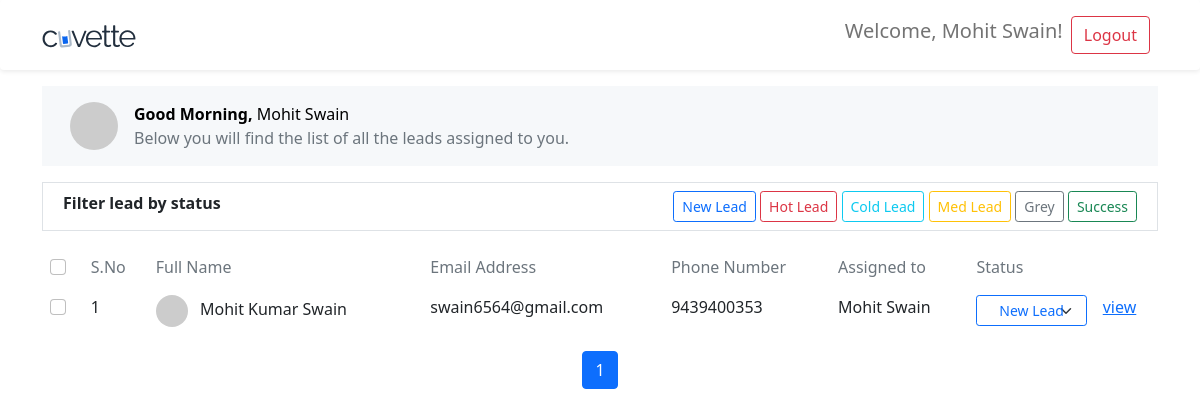
The app's page /dashboard (signed in), older data.
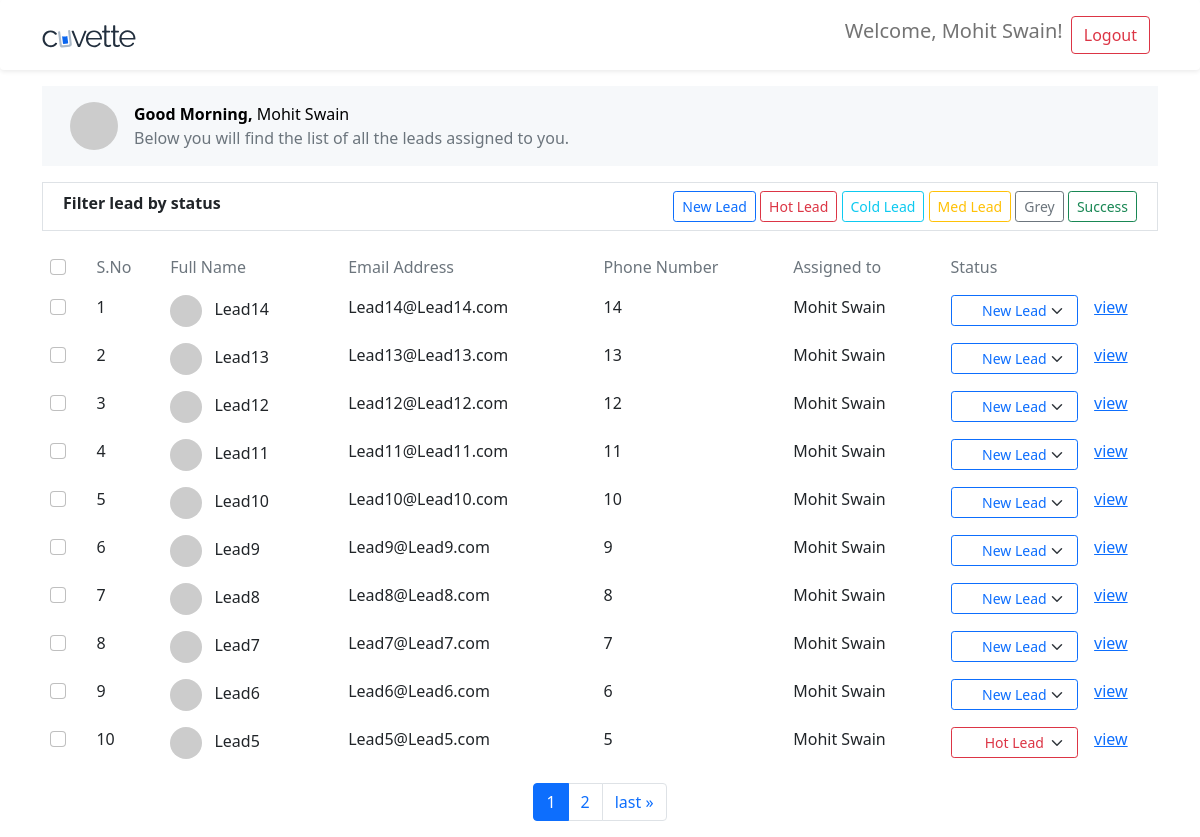
The same page, newer data.
### authentication/models.py (models this page shows, shortened)
class User(AbstractUser):
  username = None
  first_name = models.CharField('first name', max_length=150)
  last_name = models.CharField('last name', max_length=150)
  email = models.EmailField('email address', unique=True)
  phone_number = models.DecimalField('Phone no',max_digits=10,decimal_places=0,null=True,blank=True)
  is_approved = models.BooleanField(default=False)
  SALES_ADMIN = 'SA'
  SALES_REPRESENTATIVE = 'SR'
  USER_TYPES = [
    (SALES_ADMIN,'Sales Admin'),
    (SALES_REPRESENTATIVE,'Sales Representative')
  ]
  user_type = models.CharField(max_length=2,choices=USER_TYPES,default=SALES_REPRESENTATIVE)
  manager_id = models.ForeignKey('self',
                                  on_delete=models.SET_NULL,
                                  null=True,
                                  blank=True,
                                  help_text='Only Sales Admin'
                                )
  profile = models.ImageField(null=True,blank=True)
  objects = MyUserManager()
  USERNAME_FIELD = 'email'
  REQUIRED_FIELDS = ['first_name','last_name']

class Lead(models.Model):
  created_at = models.DateTimeField(auto_now_add=True)
  updated_at = models.DateTimeField(auto_now=True)
  name = models.CharField(max_length=150)
  email = models.EmailField(
      max_length=255,
      unique=True,
  )
  phone_number = models.DecimalField(max_digits=10,decimal_places=0)
  HOT = 'HOT'
  COLD = 'COLD'
  MEDIUM = 'MED'
  GREY = 'GREY'
  SUCCESS = 'SUCC'
  LEAD_STATE = [
    (HOT, 'hot'),
    (COLD,'cold'),
    (MEDIUM,'medium'),
    (GREY,'grey'),
    (SUCCESS,'success')
  ]
  state = models.CharField(max_length=4,choices=LEAD_STATE,null=True,blank=True)
  user_id = models.ForeignKey(User,on_delete=models.SET_NULL,null=True,blank=True,help_text='Only Sales Representative')

### authentication/views.py (the view)
# urls.py: path('dashboard',views.dashboard,name='dashboard'),
@login_required(login_url=reverse_lazy('login'))
def dashboard(request):
  leads = Lead.objects.filter(user_id=request.user.id).order_by('-created_at')
  filter = request.GET.get('filter')
  if filter:
    if filter == 'NEW':
      leads = leads.filter(state__isnull = True)
    else:
      leads = leads.filter(state=filter)
  p = Paginator(leads,10)
  page_number = request.GET.get('page')
  p_leads = p.get_page(page_number)
  status_text = {
    Lead.HOT : 'Hot Lead',
    Lead.COLD : 'Cold Lead',
    Lead.MEDIUM : 'Med Lead',
    Lead.GREY : 'Grey',
    Lead.SUCCESS: 'Success'
  }
  status_bootstrap_color = {
    Lead.HOT : 'danger',
    Lead.COLD : 'info',
    Lead.MEDIUM : 'warning',
    Lead.GREY : 'secondary',
    Lead.SUCCESS: 'success',
  }
  context = {
    'leads' : p_leads,
    'status_text' : status_text,
    'status_bootstrap_color' : status_bootstrap_color
  }
  return render(request,'dashboard.html',context)

### authentication/templatetags/helper_tags.py (called while the page is built)
@register.filter(name='get_value')
def get_value(dictionary, key):
  return dictionary.get(key)

### authentication/templates/dashboard.html (shortened to what this page needs)
{% extends 'base.html' %} {% load static %} {% load helper_tags %}
{%block title%}Dashboard{%endblock%} {%block navBar%} {{ block.super }}
{%endblock%} {%block content%}
<div class="container">
	<div class="container-fluid my-3" style="background-color: #f6f8fa">
		<div class="p-3 d-flex flex-row">
			<div style="height: 48px">
				<img
					src="https://i.pravatar.cc/50"
					alt=""
					srcset=""
					class="h-100 rounded-circle"
				/>
			</div>
			<div class="px-3">
				<div class="text-black">
					<span class="fw-bold"> Good Morning,</span>
					{{ user.get_full_name | title}}
				</div>
				<div class="text-secondary">
					Below you will find the list of all the leads assigned to you.
				</div>
			</div>
		</div>
	</div>
	<div class="container-fluid my-3 border">
		<div class="p-2 d-flex flex-row">
			<div class="fw-bold">Filter lead by status</div>
			<div class="ms-auto">
				{% if request.GET.filter == 'NEW' %}
				<a href="?filter=" class="text-decoration-none">
					<button type="button" class="btn btn-outline-primary btn-sm active">
						New Lead
					</button>
				</a>
				{% else %}
				<a href="?filter=NEW" class="text-decoration-none">
					<button type="button" class="btn btn-outline-primary btn-sm">
						New Lead
					</button>
				</a>
				{% endif %} {% for state in status_text %}
				{% if request.GET.filter == state %}
				<a href="?filter=" class="text-decoration-none">
					<button
						type="button"
						class="btn btn-outline-{{status_bootstrap_color | get_value:state | default:'primary'}} btn-sm active"
					>
						{{ status_text | get_value:state }}
					</button>
				</a>
				{% else %}
				<a href="?filter={{state}}" class="text-decoration-none">
					<button
						type="button"
						class="btn btn-outline-{{status_bootstrap_color | get_value:state | default:'primary'}} btn-sm"
					>
						{{ status_text | get_value:state }}
					</button>
				</a>
				{% endif %} {% endfor %}
			</div>
		</div>
	</div>
	<table class="table table-hover table-borderless">
		<thead>
			<tr class="text-muted">
				<th>
					<input class="form-check-input" type="checkbox" />
				</th>
				<th scope="col" class="fw-normal">S.No</th>
				<th scope="col" class="fw-normal">Full Name</th>
				<th scope="col" class="fw-normal">Email Address</th>
				<th scope="col" class="fw-normal">Phone Number</th>
				<th scope="col" class="fw-normal">Assigned to</th>
				<th scope="col" class="fw-normal">Status</th>
			</tr>
		</thead>
		<tbody>
			{% for lead in leads %}
			<tr>
				<td>
					<input class="form-check-input" type="checkbox" />
				</td>
				<th scope="row" class="fw-normal">
					{{ forloop.counter0|add:leads.start_index}}
				</th>
				<td>
					<img
						src="https://i.pravatar.cc/32?user={{lead.name}}"
						alt=""
						srcset=""
						class="h-100 rounded-circle"
					/>
					<span class="mx-2"> {{lead.name | title}} </span>
				</td>
				<td>{{lead.email}}</td>
				<td>{{lead.phone_number}}</td>
				<td>{{lead.user_id.get_full_name}}</td>
				{% with lead.state as status %}
				<td>
					<select
						class="state-select form-select form-select-sm shadow-none btn btn-sm btn-outline-{{status_bootstrap_color | get_value:status | default:'primary'}}"
						aria-label=".form-select-sm example"
						onchange="changeHandler({{lead.id}},this.value)"
					>
						{% if not status %}
						<option selected class="bg-light text-dark">New Lead</option>
						{% endif %} {% for state in status_text %} {% if state == status %}
						<option class="bg-light text-dark" value="{{state}}" selected>
							{{status_text | get_value:state}}
						</option>
						{% else %}
						<option class="bg-light text-dark" value="{{state}}">
							{{status_text | get_value:state}}
						</option>
						{% endif %} {% endfor %}
					</select>
				</td>
				{% endwith %}
				<td><a href="" class="">view</a></td>
			</tr>
			{% endfor %}
		</tbody>
	</table>
	<nav aria-label="Page navigation">
		<ul class="pagination justify-content-center">
			<li class="page-item active" aria-current="page">
				<a class="page-link" href="">{{ leads.number }}</a>
			</li>
			{% if leads.has_next %}
			<li class="page-item">
				<a
					class="page-link"
					href="?filter={{request.GET.filter}}&page={{ leads.next_page_number }}"
					>{{ leads.next_page_number }}</a
				>
			</li>
			<li class="page-item">
				<a class="page-link" href="?page={{ leads.paginator.num_pages }}"
					>last &raquo;</a
				>
			</li>
			{% endif %}
		</ul>
	</nav>
</div>
{%endblock%}

### template/base.html (shortened to what this page needs)
{% load static %}<!DOCTYPE html>
<html lang="en">
	<head>
		<link
			href="https://cdn.jsdelivr.net/npm/bootstrap@5.1.3/dist/css/bootstrap.min.css"
			rel="stylesheet"
		/>
	</head>
	<body>
		{%block navBar %}
		<nav class="navbar navbar-expand-md navbar-light shadow-sm rounded">
			<div class="container">
				<a class="navbar-brand" href="{% url 'home' %}">
					<img src="{%static 'cuvette_icon.svg'%}" alt="cuvette icon" />
				</a>
				<div
					class="collapse navbar-collapse justify-content-end"
					id="navbarToggler"
				>
					<ul class="navbar-nav mb-2 mb-lg-0">
						{% if user and user.is_authenticated %}
						<li class="nav-item navbar-text d-flex align-items-center">
							<h5>Welcome, {{ user.get_full_name | title }}!</h5>
						</li>
						<a class="nav-link" href="{% url 'logout' %}"
							><button type="button" class="btn btn-outline-danger">
								Logout
							</button>
						</a>
						{% endif %}
					</ul>
				</div>
			</div>
		</nav>
		{% endblock %}
		<main>{%block content%}Nothing to show!{%endblock%}</main>
	</body>
</html>

Row changes from the older to the newer data that the page shows:
no longer on this page (row edited): Lead: name "Mohit Kumar Swain", email "swain6564@gmail.com", phone_number "9439400353", user_id.get_full_name "Mohit Swain", id "New Lead"
added Lead: name "Lead14", email "Lead14@Lead14.com", phone_number "14", user_id.get_full_name "Mohit Swain", id "New Lead"
added Lead: name "Lead13", email "Lead13@Lead13.com", phone_number "13", user_id.get_full_name "Mohit Swain", id "New Lead"
added Lead: name "Lead12", email "Lead12@Lead12.com", phone_number "12", user_id.get_full_name "Mohit Swain", id "New Lead"
added Lead: name "Lead11", email "Lead11@Lead11.com", phone_number "11", user_id.get_full_name "Mohit Swain", id "New Lead"
added Lead: name "Lead10", email "Lead10@Lead10.com", phone_number "10", user_id.get_full_name "Mohit Swain", id "New Lead"
added Lead: name "Lead9", email "Lead9@Lead9.com", phone_number "9", user_id.get_full_name "Mohit Swain", id "New Lead"
added Lead: name "Lead8", email "Lead8@Lead8.com", phone_number "8", user_id.get_full_name "Mohit Swain", id "New Lead"
added Lead: name "Lead7", email "Lead7@Lead7.com", phone_number "7", user_id.get_full_name "Mohit Swain", id "New Lead"
added Lead: name "Lead6", email "Lead6@Lead6.com", phone_number "6", user_id.get_full_name "Mohit Swain", id "New Lead"
added Lead: name "Lead5", email "Lead5@Lead5.com", phone_number "5", user_id.get_full_name "Mohit Swain", state+id "Hot Lead"
Text that changed along with them:
{{ leads.next_page_number }}: (not shown) → "2"
text now shown: "last »"
